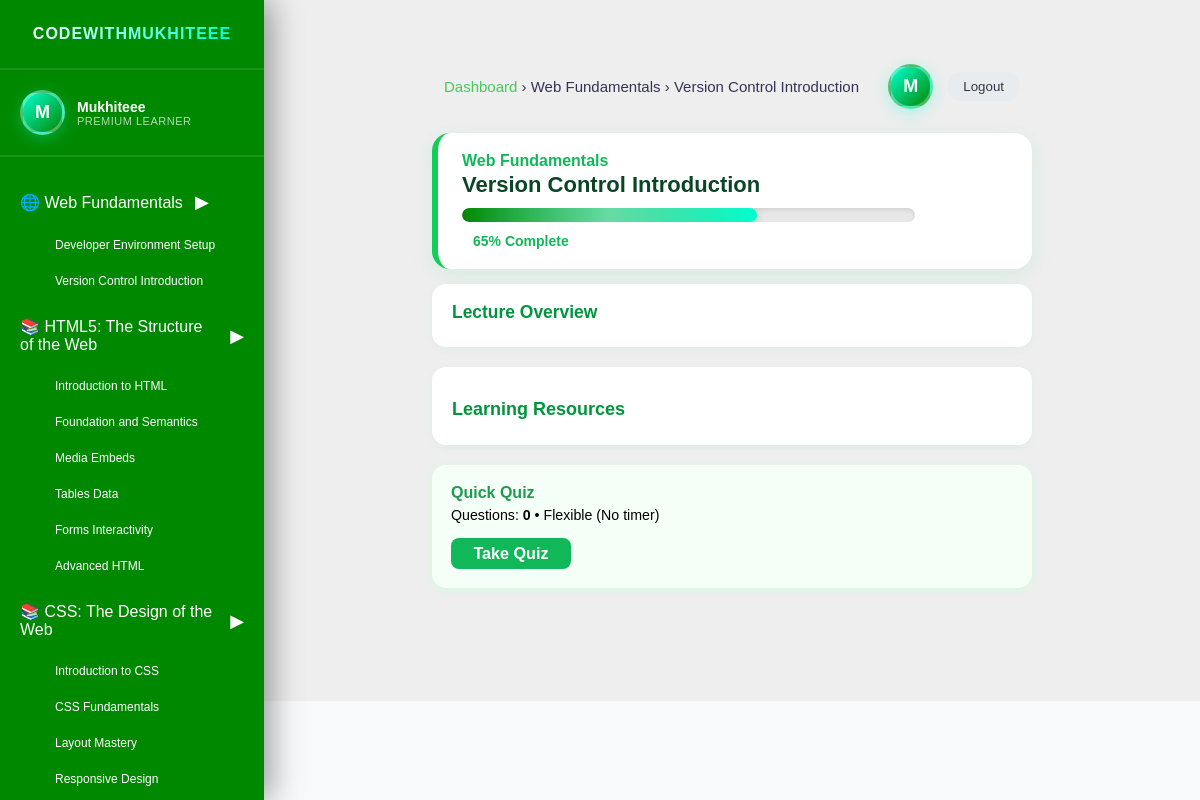
Screenshot of /pages/lecture.php?id=2 (signed in) with the database file from the repository.
### tables this page shows
CREATE TABLE `sections` (
  `id` int(11) NOT NULL,
  `title` varchar(100) NOT NULL,
  `sequence` int(11) NOT NULL
);

CREATE TABLE `lectures` (
  `id` int(11) NOT NULL,
  `section_id` int(11) NOT NULL,
  `title` varchar(100) NOT NULL,
  `description` text DEFAULT NULL,
  `sequence` int(11) NOT NULL,
  `has_quiz` tinyint(1) DEFAULT 1,
  `has_practical` tinyint(1) DEFAULT 0
);

### pages/lecture.php (the view, shortened to what this page needs)
<?php
require_once '../backend/config.php';
$lecture_id = isset($_GET['id']) ? intval($_GET['id']) : 0;
$lecture_sql = "SELECT l.id, l.title as lecture_title, l.description, l.has_practical, s.title as section_title
    FROM lectures l JOIN sections s ON l.section_id = s.id WHERE l.id = $lecture_id";
$lecture1 = $conn->query($lecture_sql)->fetch_assoc();
$progress = 65;
$name = $_SESSION['name'] ?? 'M';
?>
<!DOCTYPE html>
<html lang="en">
<head>
    <link rel="stylesheet" href="https://cdnjs.cloudflare.com/ajax/libs/font-awesome/6.4.0/css/all.min.css">
    <link rel="stylesheet" href="../styles/lecture.css">
    <link rel="stylesheet" href="../styles/dashboard.css">
</head>
<body>
        <aside class="sidebar" id="sidebar">
            <div class="logo-section">
                <div class="logo">
                    <h1>CodeWithMukhiteee</h1>
                </div>
            </div>
            <div class="user-profile">
                <div class="user-avatar" id="userAvatar"><?php echo strtoupper(substr($name, 0, 1));?></div>
                <div class="user-info">
                    <div class="user-name" id="userName"><?php echo $name;?></div>
                    <div class="user-role">Premium Learner</div>
                </div>
            </div>
            <nav class="course-nav" id="courseNav">
                <div id="courseModules">
<?php
$section_icons = [
    'Web Fundamentals' => '🌐',
    'HTML5 – The Structure of the Web' => '📄',
    'CSS – The Design of the Web' => '🎨',
    'JavaScript Basics – Logic and Interactivity' => '⚡',
    'Integrating Skills' => '🛠️'
];
$sections_sql = "SELECT id, title FROM sections ORDER BY sequence";
$sections_res = $conn->query($sections_sql);
$moduleIndex = 0;
while ($section = $sections_res->fetch_assoc()) {
    $icon = $section_icons[$section['title']] ?? '📚';
    $lectures_sql = "SELECT id, title FROM lectures WHERE section_id = {$section['id']} ORDER BY sequence";
    $lectures_res = $conn->query($lectures_sql);
    echo '<div class="module">';
    echo '  <div class="module-header">';
    echo '    <span>' . $icon . ' ' . htmlspecialchars($section['title']) . '</span>';
    echo '    <span class="module-icon">▶</span>';
    echo '  </div>';
    echo '  <div class="module-sections">';
    $sectionIndex = 0;
    while ($lecture = $lectures_res->fetch_assoc()) {
        echo '    <a href="lecture.php?id=' .(int)$lecture['id'].'" style="text-decoration: none; color: white;" class="section-item" data-module="' . $moduleIndex . '" data-section="' . $sectionIndex . '">' .
              htmlspecialchars($lecture['title']) .
              '</a>';
        $sectionIndex++;
    }
    echo '  </div>';
    echo '</div>';
    $moduleIndex++;
}
?>
</div>
            </nav>
        </aside>
        <div class="main-content" style="background-color: #eee;">
<div class="top-header">
    <div class="breadcrumbs">
        <a href="dashboard.php">Dashboard</a> › <?= htmlspecialchars($lecture1['section_title']) ?> › <?= htmlspecialchars($lecture1['lecture_title']) ?>
    </div>
    <div class="right-panel">
        <div class="user-avatar"><?= strtoupper(substr($name,0,1)) ?></div>
        <form action="logout.php" method="POST"><button class="logout-btn">Logout</button></form>
    </div>
</div>
<div class="lecture-card">
    <div class="progress-card">
        <div style="color:#10b859;font-weight:bold;"><?= htmlspecialchars($lecture1['section_title']) ?></div>
        <div class="lecture-title"><?= htmlspecialchars($lecture1['lecture_title']) ?></div>
        <div class="progress-bar-container"><div class="progress-bar" style="width:<?= $progress ?>%;"></div></div>
        <span class="completion-percent" style="color:#10b859;"><?= $progress ?>% Complete</span>
    </div>
    <div class="overview-card">
        <h3>Lecture Overview</h3>
    </div>
    <div class="overview-card">
        <h4 style="font-size:18px;margin:14px 0 7px; color: #00953c">Learning Resources</h4>
    </div>
<?php
$user_id = $_SESSION['user_id'];
$lecture_id = (int)$_GET['id'];
$q_count_res = $conn->query("SELECT COUNT(*) AS total FROM quiz_questions WHERE lecture_id = $lecture_id");
$q_count = $q_count_res->fetch_assoc()['total'];
$quiz_sub = $conn->query("
  SELECT id, score FROM quiz_submissions
  WHERE user_id = $user_id AND lecture_id = $lecture_id
  ORDER BY id DESC LIMIT 1
")->fetch_assoc();
if ($quiz_sub) {
    $ans_summary = $conn->query("
      SELECT
        SUM(is_correct=1) AS correct_count,
        SUM(is_correct=0) AS incorrect_count
      FROM quiz_answers
      WHERE submission_id = {$quiz_sub['id']}
    ")->fetch_assoc();
    $correct = $ans_summary['correct_count'] ?? 0;
    $incorrect = $ans_summary['incorrect_count'] ?? 0;
    ?>
    <div class="quiz-summary-card" style="background:#eafff2; border-radius:14px;padding:20px;margin:17px 0; cursor:pointer;" onclick="window.location.href='quiz_review.php?lecture_id=<;?= $lecture_id ?>'">
      <div style="font-weight:600;color:#10b859;font-size:17px;">Quiz Completed!</div>
      <div style="margin-top:8px; font-size:15px;">Score: <b style="color:#1bba68;"><?= $quiz_sub['score'] ?>%</b></div>
      <div style="margin-top:6px;">Correct: <span style="color:#19b25b;"><?= $correct ?></span> | Incorrect: <span style="color:#ef5b48;"><?= $incorrect ?></span></div>
      <div style="margin-top:11px; color:#555;">Click for full stats and explanations</div>
    </div>
    <?php
} else {
    ?>
    <div class="quiz-summary-card" style="background:#f4fff8; border-radius:14px; padding:19px;margin:17px 0; box-shadow:0 2px 7px #cefddb;">
      <div style="font-weight:600;font-size:16px;color:#219a50;">Quick Quiz</div>
      <div style="margin:5px 0 10px 0; font-size:14.2px;">Questions: <b><?= $q_count ?></b> • Flexible (No timer)</div>
      <a href="quiz.php?lecture_id=<?php echo $lecture_id; ?>"
        class="cw-download-btn"
        style="display:inline-block;margin-top:5px;width:120px;text-align:center;background:#10b859;color:#fff;">
        Take Quiz
      </a>
    </div>
    <?php
}
?>
</div>
        </div>
</body>
</html>

### styles/lecture.css (style rules this page uses)
body { background: #f8f9fa; font-family: 'Poppins', 'Segoe UI', Arial, sans-serif; width: 100%; }
.main-content { width: 100% ; }
.top-header { display: flex; justify-content: space-between; align-items: center; padding: 24px 12px 0; max-width: 600px; margin: 0 auto; }
.breadcrumbs { color: #353353; font-size: 15px; }
.breadcrumbs a { color: #47c959; text-decoration: none; font-weight: 500; }
.right-panel { display: flex; align-items: center; gap: 14px; }
.user-avatar { background: linear-gradient(135deg,#06d6a0 0%,#00c853 100%); width: 38px;height: 38px; border-radius: 50%;color: #fff; font-weight: bold; display: flex;align-items: center;justify-content: center; }
.logout-btn { background: #e9ecef; border: none; color: #353547; padding: 7px 16px; border-radius: 14px; cursor:pointer; font-weight: 500; }
.lecture-card { max-width: 600px; margin: 24px auto; padding-bottom: 32px; }
.progress-card { background: #fff; border-radius: 18px; box-shadow: 0 5px 22px rgba(16,216,118,0.10); padding: 19px 24px; margin-bottom: 15px; border-left: 6px solid #12ce58; }
.lecture-title { font-size: 22px; font-weight: bold; margin: 2px 0 7px; color: #0a4526; }
.progress-bar-container { height: 7px; background: #e7f7ed; border-radius: 4px; margin: 10px 0 10px 0; width: 83%; position: relative; }
.progress-bar { background: linear-gradient(90deg, #09e716 65%, #00c853 100%); height: 100%; border-radius: 4px; transition: width .9s cubic-bezier(.63,.11,.09,1.02); }
.completion-percent { font-size: 14px; font-weight: 600; margin-left: 11px; }
.overview-card { background: #fff; border-radius: 14px; box-shadow: 0 2px 9px rgba(16,216,118,0.07); padding: 18px 20px; margin: 11px 0 20px; }
.overview-card h3 { color: #00953c; margin-bottom: 6px; font-size: 1.09em; font-weight: bold; }
.cw-download-btn { display: inline-block; background: #09e716; color: #fff; font-weight: 600; border-radius: 8px; padding: 6px 22px; text-decoration: none; margin-top: 8px; font-size: 1.01em; transition: background 0.19s; border: none; cursor:pointer; }

### rows the page displays
sections: title "🌐", title "Web Fundamentals"
lectures: title "Developer Environment Setup"
lectures: title "Version Control Introduction", section.title "Web Fundamentals"
sections: title "📚", title "HTML5: The Structure of the Web"
lectures: title "Introduction to HTML"
lectures: title "Foundation and Semantics"
lectures: title "Media Embeds"
lectures: title "Tables Data"
lectures: title "Forms Interactivity"
lectures: title "Advanced HTML"
sections: title "📚", title "CSS: The Design of the Web"
lectures: title "Introduction to CSS"
lectures: title "CSS Fundamentals"
lectures: title "Layout Mastery"
lectures: title "Responsive Design"

### other values shown
substr($name, 0, 1) "M"
$name "Mukhiteee"
substr($name,0,1) "M"
$progress "65"
$q_count "0"
